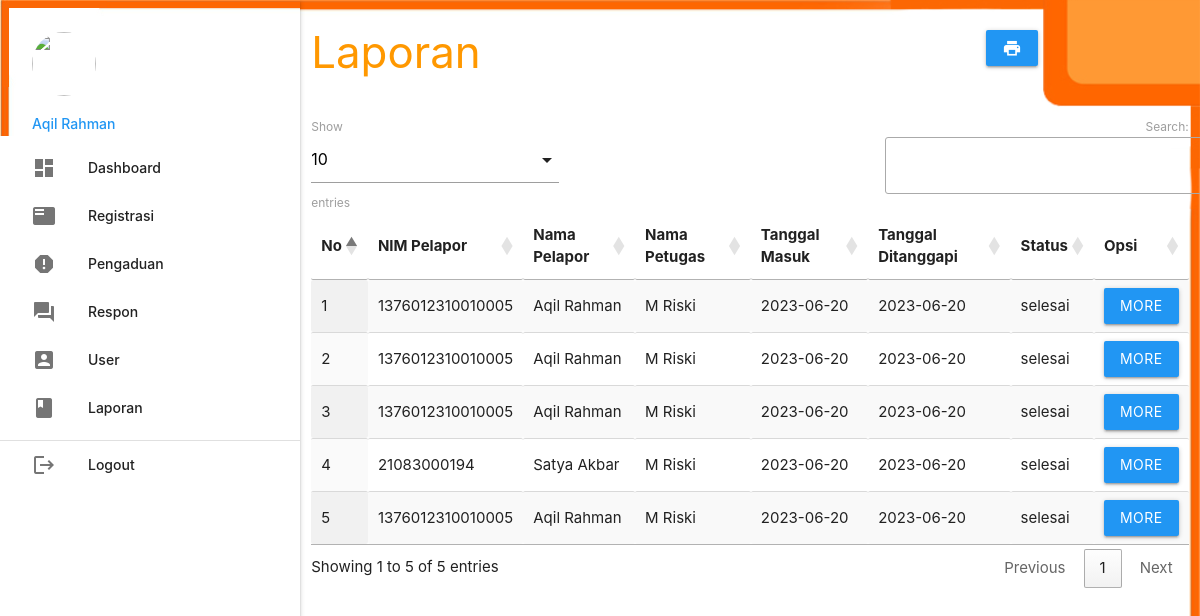
The page /admin/index.php?p=laporan (signed in) on the database its author committed.
### tables this page shows
CREATE TABLE `pengaduan` (
  `id_pengaduan` int(5) NOT NULL,
  `tgl_pengaduan` varchar(20) NOT NULL,
  `nik` varchar(16) NOT NULL,
  `isi_laporan` text NOT NULL,
  `foto` varchar(255) NOT NULL,
  `status` enum('proses','selesai') NOT NULL
);

CREATE TABLE `mahasiswa` (
  `nim` varchar(16) NOT NULL,
  `nama` varchar(35) NOT NULL,
  `username` varchar(25) NOT NULL,
  `password` varchar(255) NOT NULL,
  `telp` varchar(13) NOT NULL
);

CREATE TABLE `petugas` (
  `id_petugas` int(5) NOT NULL,
  `nama_petugas` varchar(30) NOT NULL,
  `username` varchar(30) NOT NULL,
  `password` varchar(255) NOT NULL,
  `telp_petugas` varchar(13) NOT NULL,
  `level` enum('admin','petugas') NOT NULL
);

CREATE TABLE `tanggapan` (
  `id_tanggapan` int(5) NOT NULL,
  `id_pengaduan` int(5) NOT NULL,
  `tgl_tanggapan` varchar(20) NOT NULL,
  `tanggapan` text NOT NULL,
  `id_petugas` int(5) NOT NULL
);

### admin/laporan.php (the view, shortened to what this page needs)
       <div class="row">
         <div class="col s12 m9">
           <h3 class="orange-text">Laporan</h3>
         </div>
         <div class="col s12 m3">
           <div class="section"></div>
           <a class="waves-effect waves-light btn blue" href="cetak.php"><i class="material-icons">print</i></a>
         </div>
       </div>
       <table id="example" class="display responsive-table" style="width:100%">
         <thead>
             <tr>
			<th>No</th>
			<th>NIM Pelapor</th>
			<th>Nama Pelapor</th>
			<th>Nama Petugas</th>
			<th>Tanggal Masuk</th>
			<th>Tanggal Ditanggapi</th>
			<th>Status</th>
			<th>Opsi</th>
             </tr>
         </thead>
         <tbody>
<?php
	$no=1;
	$query = mysqli_query($koneksi,"SELECT * FROM pengaduan INNER JOIN mahasiswa ON pengaduan.nik=mahasiswa.nim INNER JOIN tanggapan ON tanggapan.id_pengaduan=pengaduan.id_pengaduan INNER JOIN petugas ON tanggapan.id_petugas=petugas.id_petugas ORDER BY tgl_pengaduan DESC");
	while ($r=mysqli_fetch_assoc($query)) { ?>
	<tr>
		<td><?php echo $no++; ?></td>
		<td><?php echo $r['nim']; ?></td>
		<td><?php echo $r['nama']; ?></td>
		<td><?php echo $r['nama_petugas']; ?></td>
		<td><?php echo $r['tgl_pengaduan']; ?></td>
		<td><?php echo $r['tgl_tanggapan']; ?></td>
		<td><?php echo $r['status']; ?></td>
		<td><a class="btn blue modal-trigger" href="#laporan?id_tanggapan=<?php echo $r['id_tanggapan'] ?>">More</a></td>
	</tr>
           <?php  }
            ?>
         </tbody>
       </table>

### rows shown on the page
pengaduan: mahasiswa.nim "1376012310010005", mahasiswa.nama "Aqil Rahman", petugas.nama_petugas "M Riski", tgl_pengaduan "2023-06-20", tanggapan.tgl_tanggapan "2023-06-20", status "selesai"
pengaduan: mahasiswa.nim "1376012310010005", mahasiswa.nama "Aqil Rahman", petugas.nama_petugas "M Riski", tgl_pengaduan "2023-06-20", tanggapan.tgl_tanggapan "2023-06-20", status "selesai"
pengaduan: mahasiswa.nim "1376012310010005", mahasiswa.nama "Aqil Rahman", petugas.nama_petugas "M Riski", tgl_pengaduan "2023-06-20", tanggapan.tgl_tanggapan "2023-06-20", status "selesai"
pengaduan: mahasiswa.nim "21083000194", mahasiswa.nama "Satya Akbar", petugas.nama_petugas "M Riski", tgl_pengaduan "2023-06-20", tanggapan.tgl_tanggapan "2023-06-20", status "selesai"
pengaduan: mahasiswa.nim "1376012310010005", mahasiswa.nama "Aqil Rahman", petugas.nama_petugas "M Riski", tgl_pengaduan "2023-06-20", tanggapan.tgl_tanggapan "2023-06-20", status "selesai"

### other values the page prints
$_SESSION['data']['nama_petugas'] "Aqil Rahman"
